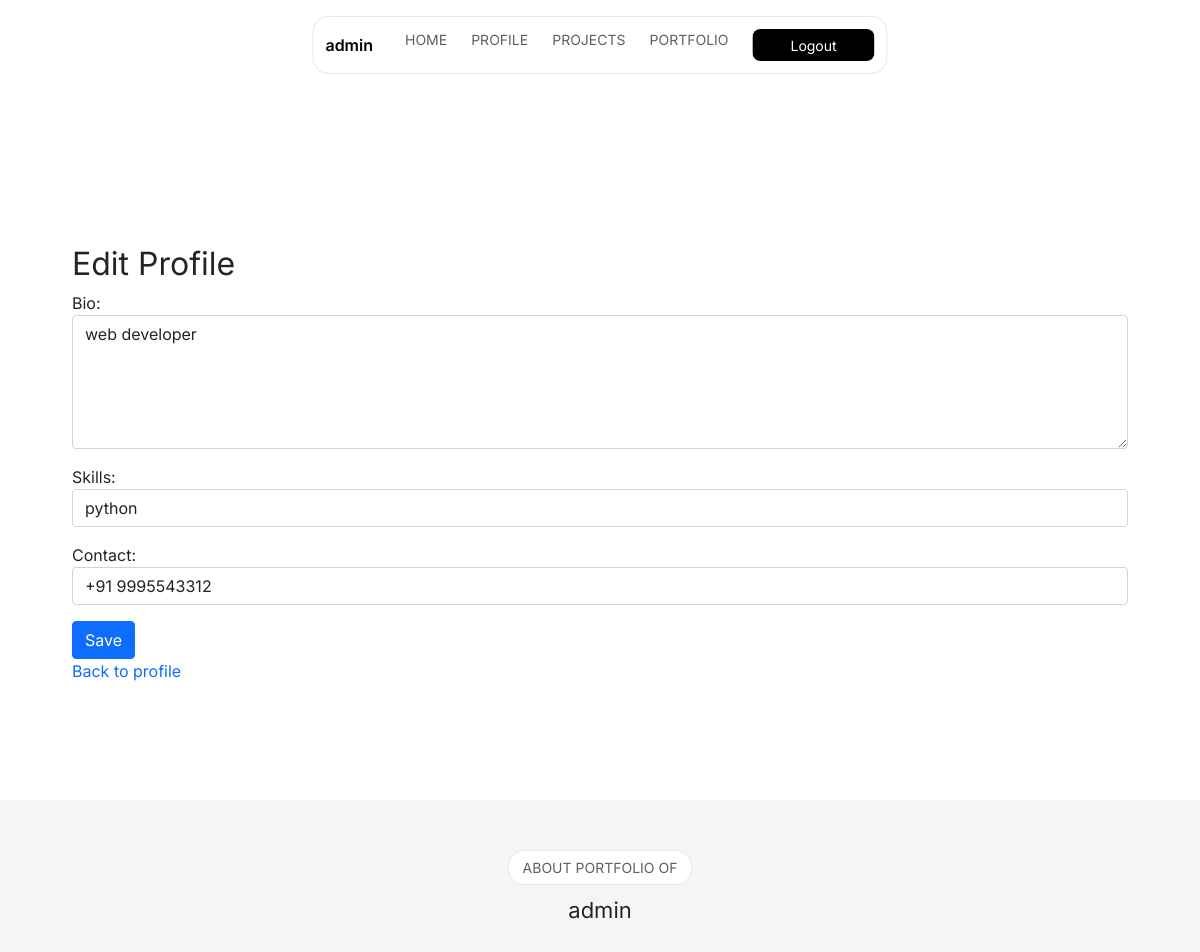
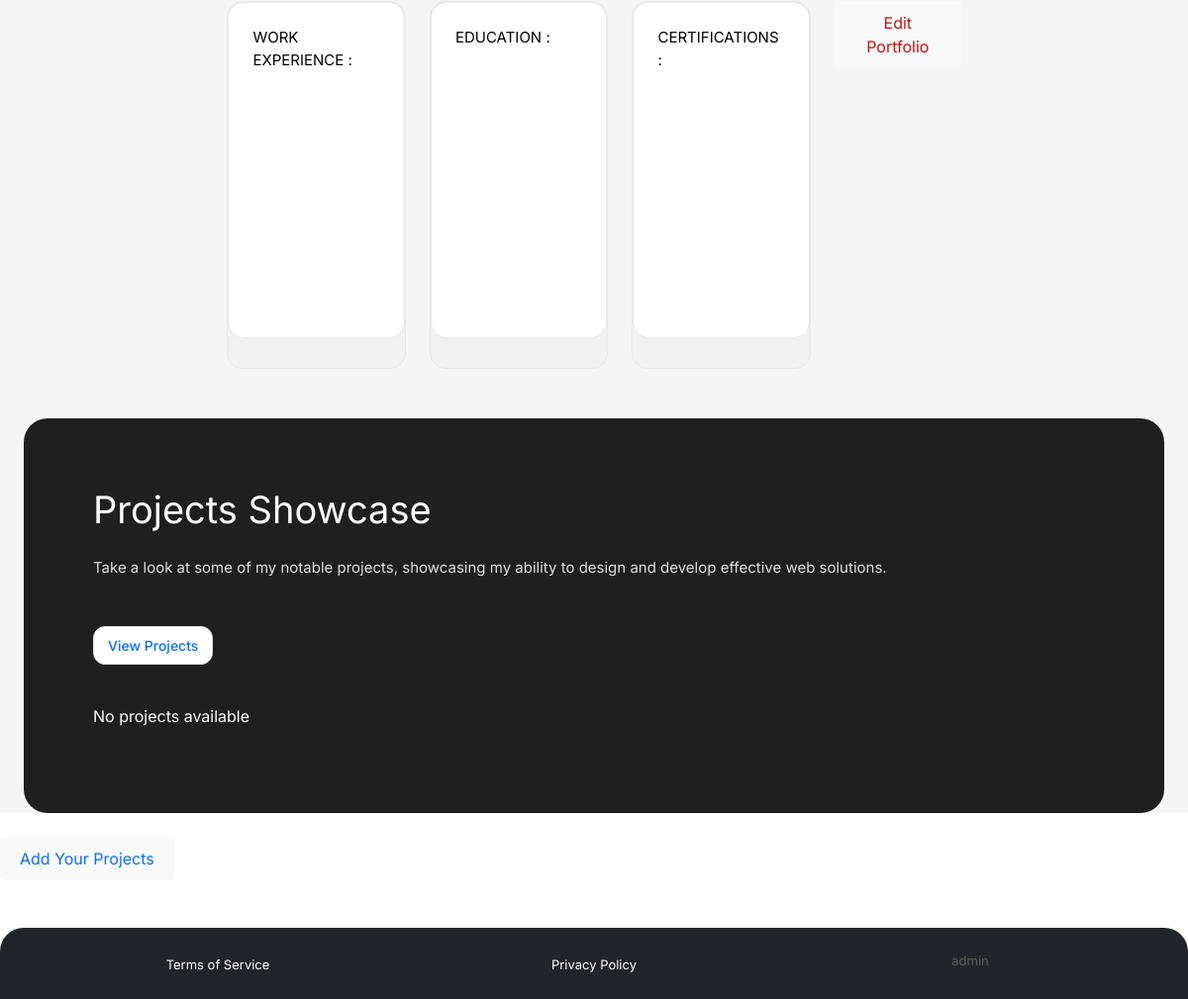
/edit_profile/ (signed in), run on the app's committed database (2 pictures, top to bottom).
### bio_app/models.py (models this page shows, shortened)
class UserProfile(models.Model):
    user = models.OneToOneField(User, on_delete=models.CASCADE)
    bio = models.TextField(blank=True)
    skills = models.CharField(max_length=255, blank=True)
    contact = models.CharField(max_length=255, blank=True)

### bio_app/views.py (the view)
# urls.py: path('edit_profile/', views.edit_profile, name='edit_profile'),
@login_required
def edit_profile(request):
    user = request.user
    user_profile = get_object_or_404(UserProfile, user=user)
    if request.method == 'POST':
        form = UserProfileForm(request.POST, instance=user_profile)
        if form.is_valid():
            form.save()
            return redirect('profile', username=user.username)
    else:
        form =UserProfileForm(instance=user_profile)
    return render(request, 'profiles/edit_profile.html', {'form': form, 'user_profile': user_profile})

### bio_app/forms.py
class UserProfileForm(forms.ModelForm):
    class Meta:
        model = UserProfile
        fields = ['bio', 'skills', 'contact']
        widgets = {
            'bio': forms.Textarea(attrs={
                'class': 'form-control',
                'placeholder': 'Enter your bio',
                'rows': 5
            }),
            'skills': forms.TextInput(attrs={
                'class': 'form-control',
                'placeholder': 'Enter your skills'
            }),
            'contact': forms.TextInput(attrs={
                'class': 'form-control',
                'placeholder': 'Enter your contact details'
            }),
        }

### templates/profiles/edit_profile.html (shortened to what this page needs)
{% extends 'base.html' %}
{% block content %}
<h2>Edit Profile</h2>
<form method="post">
    <div class="mb-3">
        {{ form.bio.label_tag }}
        {{ form.bio }}
    </div>
    <div class="mb-3">
        {{ form.skills.label_tag }}
        {{ form.skills }}
    </div>
    <div class="mb-3">
        {{ form.contact.label_tag }}
        {{ form.contact }}
    </div>
    <button type="submit" class="btn btn-primary">Save</button>
</form>
<a href="{% url 'profile' username=user_profile.user.username %}">Back to profile</a>
{% endblock %}

### templates/base.html (shortened to what this page needs)
<!DOCTYPE html>
<html lang="en">
<head>
    {% load static %}
    <link href="https://cdn.jsdelivr.net/npm/bootstrap@5.0.2/dist/css/bootstrap.min.css" rel="stylesheet"
>
    <link rel="stylesheet" href="https://cdnjs.cloudflare.com/ajax/libs/remixicon/4.2.0/remixicon.min.css">
    <link rel="stylesheet" href="{% static 'assets/css/body.css' %}">
</head>
<body>
<header>
    <nav>
        <div class="logo">
            <a href="{% url 'index' %}">{% if user.is_authenticated %}{{ user.username }}{% else %}Guest{% endif %}</a>
        </div>
        <div class="nav-links">
            <a href="{% url 'home' %}">HOME</a>
            {% if user.is_authenticated %}
            <a href="{% url 'profile' username=user.username %}">PROFILE</a>
            <a href="{% url 'user_projects' username=user.username %}">PROJECTS</a>
            <a href="{% url 'portfolio' user.id %}">PORTFOLIO</a>
            <form action="{% url 'logout' %}" method="post" style="display: inline;">
                <button type="submit">Logout</button>
            </form>
            {% else %}
            <a href="{% url 'login' %}">Login</a>
            {% endif %}
        </div>
    </nav>
    <div class="hero">
        <div class="container mt-5">
            {% block content %}{% endblock %}
        </div>
    </div>
</header>
<div class="about">
    <p>ABOUT PORTFOLIO OF</p>
    <h2>{% if user.is_authenticated %}{{ user.username }}{% else %}Guest{% endif %}</h2>
    <div class="items">
        <div class="item">
            <div class="inner">
                <a href="#">WORK EXPERIENCE :</a>
            </div>
        </div>
        <div class="item">
            <div class="inner">
                <a href="#">EDUCATION : </a>
            </div>
        </div>
        <div class="item">
            <div class="inner">
                <a href="#">CERTIFICATIONS :</a>
            </div>
        </div>
        <div><button class="btn btn-primary custom-button">
          <a href="{% url 'edit_portfolio' %}" class="button-link">Edit Portfolio</a>
      </button></div>
    </div>
</div>
<div class="projects">
    <div class="inner">
        <h2>Projects Showcase</h2>
        <p class="info">Take a look at some of my notable projects, showcasing my ability to design and develop effective web solutions.</p>
        {% if user.is_authenticated %}
        <br><button><a href="{% url 'user_projects' username=user.username %}">View Projects</a></button>
        {% else %}
        <br><button><a href="{% url 'login' %}">Login to View Projects</a></button>
        {% endif %}
        <div class="items">
            {% for project in projects %}
            <div class="item">
                <i class="ri-shopping-bag-4-line"></i>
                <a href="#">{{ project.title }}</a>
                <p>{{ project.description }}</p>
            </div>
            {% empty %}
            <p>No projects available</p>
            {% endfor %}
        </div>
    </div>
</div>
{% if user.is_authenticated %}
<div>
    <br><button class="btn btn-primary custom-button">
        <a href="{% url 'add_project' %}">Add Your Projects</a>
    </button></br>
</div>
{% endif %}
<footer class="bg-dark text-white text-center py-4 mt-5">
    <div class="container">
        <div class="row">
            <div class="col-md-4 mb-3 mb-md-0">
                <a href="#" class="text-white text-decoration-none">Terms of Service</a>
            </div>
            <div class="col-md-4 mb-3 mb-md-0">
                <a href="#" class="text-white text-decoration-none">Privacy Policy</a>
            </div>
            <div class="col-md-4">
                <p class="mb-0">{% if user.is_authenticated %}{{ user.username }}{% else %}Guest{% endif %}</p>
            </div>
        </div>
    </div>
</footer>
</body>
</html>

### static/assets/css/body.css (style rules this page uses)
* { margin: 0; padding: 0; box-sizing: border-box; font-family: "Inter", sans-serif; }
a { text-decoration: none; }
button { cursor: pointer; }
h2 { font-weight: 400; }
nav { display: flex; align-items: center; justify-content: space-between; gap: 32px; border: 1px solid #e8e8e8; position: absolute; top: 16px; left: 50%; transform: translateX(-50%); border-radius: 16px; padding: 12px; }
nav .logo { display: flex; align-items: center; gap: 5px; }
nav .logo a { color: #000; font-weight: 600; }
nav .nav-links { display: flex; gap: 24px; }
nav .nav-links a { font-size: 14px; color: #606060; transition: all 0.3s ease; }
nav button { display: flex; align-items: center; justify-content: center; gap: 3px; font-size: 14px; height: 32px; width: 122px; background: #000; color: #fff; border-radius: 8px; border: 1px solid transparent; transition: all 0.3s ease; }
.hero { margin-top: 80px; height: calc(100vh - 80px); padding: 0 60px; display: flex; align-items: center; justify-content: space-between; gap: 30px; }
.hero .left-section .top .buttons button, .projects .inner > button, .contact .items .item button { font-size: 16px; border: none; padding: 5px 20px; background: #fff; border: 1px solid #dedede; border-radius: 12px; display: flex; align-items: center; justify-content: center; gap: 5px; font-weight: 500; transition: all 0.3s ease; }
.about { display: flex; align-items: center; justify-content: center; flex-direction: column; background: #f5f5f5; padding: 50px; }
.about > p { font-size: 14px; color: #606060; border: 1px solid #e8e8e8; padding: 6px 14px; border-radius: 16px; margin-bottom: 12px; background: #fff; }
.about > h2 { font-size: 22px; text-align: center; margin-bottom: 30px; }
.about .items { display: flex; justify-content: center; gap: 24px; }
.about .items .item { width: 26%; border: 1px solid #e8e8e8; border-radius: 16px; background: #f1f1f1; padding: 0 0 30px; }
.about .items .item .inner { background: #fff; padding: 24px; border-radius: 16px; border: 1px solid #e8e8e8; min-height: 365px; }
.about .items .item .inner a { font-size: 18px; color: #000; margin-bottom: 10px; display: block; }
.projects { padding: 0 24px; background: #f5f5f5; }
.projects .inner { background: #1f1f1f; color: #fff; padding: 70px; border-radius: 24px; }
.projects .inner > h2 { font-size: 38px; margin-bottom: 24px; }
.projects .inner p.info { font-size: 18px; color: #dedede; margin-bottom: 24px; }
.projects .inner > button { padding: 10px 20px; margin-bottom: 40px; }
.projects .inner .items { display: flex; gap: 20px; }
footer { background: #1f1f1f; border-radius: 24px 24px 0 0; padding: 30px; display: flex; align-items: center; justify-content: center; gap: 20px; }
footer p, footer a { font-size: 13px; color: #606060; transition: all 0.3s ease; }
@media screen and (max-width: 1280px) { .hero .left-section .top .buttons button, .projects .inner > button, .contact .items .item button { font-size: 14px; padding: 8px 14px; } }
@media screen and (max-width: 1280px) { .about .items .item .inner { min-height: 340px; } }
@media screen and (max-width: 1280px) { .about .items .item .inner a, .projects .inner > p.info, .contact .items .item p { font-size: 15px; } }
@media screen and (max-width: 1280px) { .projects .inner .items { flex-wrap: wrap; } }
.custom-button { display: inline-block; padding: 10px 20px; font-size: 16px; border-radius: 5px; transition: background-color 0.3s ease, color 0.3s ease; text-align: center; cursor: pointer; background-color: #f9f9fa; border: none; }
.button-link { color: #c90e0e; text-decoration: none; display: block; }

### data on the page
UserProfile: bio "web developer", skills "python", contact "+91 9995543312"

### other printed values
{{ user.username }} "admin"
